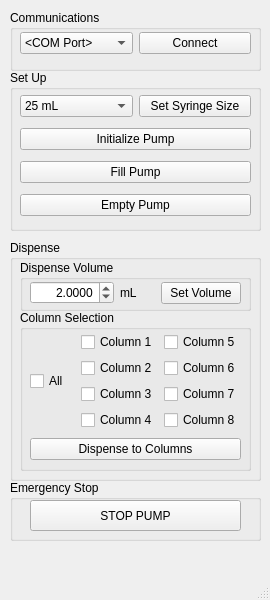
<?xml version="1.0" encoding="UTF-8"?>
<ui version="4.0">
 <class>MainWindow</class>
 <widget class="QMainWindow" name="MainWindow">
  <property name="geometry">
   <rect>
    <x>0</x>
    <y>0</y>
    <width>270</width>
    <height>600</height>
   </rect>
  </property>
  <property name="minimumSize">
   <size>
    <width>270</width>
    <height>600</height>
   </size>
  </property>
  <property name="maximumSize">
   <size>
    <width>270</width>
    <height>600</height>
   </size>
  </property>
  <property name="windowTitle">
   <string>SEC</string>
  </property>
  <property name="windowIcon">
   <iconset>
    <normaloff>../../../Desktop/unnamed.jpg</normaloff>../../../Desktop/unnamed.jpg</iconset>
  </property>
  <widget class="QWidget" name="centralwidget">
   <widget class="QGroupBox" name="commsBox">
    <property name="geometry">
     <rect>
      <x>10</x>
      <y>10</y>
      <width>251</width>
      <height>61</height>
     </rect>
    </property>
    <property name="title">
     <string>Communications</string>
    </property>
    <widget class="QWidget" name="layoutWidget">
     <property name="geometry">
      <rect>
       <x>10</x>
       <y>20</y>
       <width>231</width>
       <height>26</height>
      </rect>
     </property>
     <layout class="QHBoxLayout" name="horizontalLayout">
      <item>
       <widget class="QComboBox" name="comPortComboBox">
        <item>
         <property name="text">
          <string>&lt;COM Port&gt;</string>
         </property>
        </item>
       </widget>
      </item>
      <item>
       <widget class="QPushButton" name="connectButton">
        <property name="text">
         <string>Connect</string>
        </property>
       </widget>
      </item>
     </layout>
    </widget>
   </widget>
   <widget class="QGroupBox" name="setUpBox">
    <property name="geometry">
     <rect>
      <x>10</x>
      <y>70</y>
      <width>251</width>
      <height>161</height>
     </rect>
    </property>
    <property name="title">
     <string>Set Up</string>
    </property>
    <widget class="QWidget" name="layoutWidget">
     <property name="geometry">
      <rect>
       <x>10</x>
       <y>20</y>
       <width>231</width>
       <height>131</height>
      </rect>
     </property>
     <layout class="QVBoxLayout" name="verticalLayout">
      <item>
       <layout class="QHBoxLayout" name="horizontalLayout_2">
        <item>
         <widget class="QComboBox" name="syringeComboBox">
          <item>
           <property name="text">
            <string>25 mL</string>
           </property>
          </item>
          <item>
           <property name="text">
            <string>50 μL</string>
           </property>
          </item>
          <item>
           <property name="text">
            <string>100 μL</string>
           </property>
          </item>
          <item>
           <property name="text">
            <string>250 μL</string>
           </property>
          </item>
          <item>
           <property name="text">
            <string>500 μL</string>
           </property>
          </item>
          <item>
           <property name="text">
            <string>1 mL</string>
           </property>
          </item>
          <item>
           <property name="text">
            <string>5 mL</string>
           </property>
          </item>
          <item>
           <property name="text">
            <string>10 mL</string>
           </property>
          </item>
         </widget>
        </item>
        <item>
         <widget class="QPushButton" name="syringeButton">
          <property name="text">
           <string>Set Syringe Size</string>
          </property>
         </widget>
        </item>
       </layout>
      </item>
      <item>
       <widget class="QPushButton" name="initializeButton">
        <property name="text">
         <string>Initialize Pump</string>
        </property>
       </widget>
      </item>
      <item>
       <widget class="QPushButton" name="fillButton">
        <property name="text">
         <string>Fill Pump</string>
        </property>
       </widget>
      </item>
      <item>
       <widget class="QPushButton" name="emptyButton">
        <property name="text">
         <string>Empty Pump</string>
        </property>
       </widget>
      </item>
     </layout>
    </widget>
   </widget>
   <widget class="QGroupBox" name="emergencyStopBox">
    <property name="geometry">
     <rect>
      <x>10</x>
      <y>480</y>
      <width>251</width>
      <height>61</height>
     </rect>
    </property>
    <property name="title">
     <string>Emergency Stop</string>
    </property>
    <widget class="QPushButton" name="stopButton">
     <property name="geometry">
      <rect>
       <x>20</x>
       <y>20</y>
       <width>211</width>
       <height>31</height>
      </rect>
     </property>
     <property name="text">
      <string>STOP PUMP</string>
     </property>
    </widget>
   </widget>
   <widget class="QGroupBox" name="dispenseBox">
    <property name="geometry">
     <rect>
      <x>10</x>
      <y>240</y>
      <width>251</width>
      <height>241</height>
     </rect>
    </property>
    <property name="title">
     <string>Dispense</string>
    </property>
    <widget class="QGroupBox" name="columnSelectBox">
     <property name="geometry">
      <rect>
       <x>10</x>
       <y>70</y>
       <width>231</width>
       <height>161</height>
      </rect>
     </property>
     <property name="title">
      <string>Column Selection</string>
     </property>
     <widget class="QWidget" name="layoutWidget">
      <property name="geometry">
       <rect>
        <x>10</x>
        <y>20</y>
        <width>211</width>
        <height>134</height>
       </rect>
      </property>
      <layout class="QVBoxLayout" name="verticalLayout_4">
       <item>
        <layout class="QHBoxLayout" name="horizontalLayout_5">
         <item>
          <widget class="QCheckBox" name="allCheckBox">
           <property name="text">
            <string>All</string>
           </property>
          </widget>
         </item>
         <item>
          <layout class="QVBoxLayout" name="verticalLayout_2">
           <item>
            <widget class="QCheckBox" name="column1CheckBox">
             <property name="text">
              <string>Column 1</string>
             </property>
            </widget>
           </item>
           <item>
            <widget class="QCheckBox" name="column2CheckBox">
             <property name="text">
              <string>Column 2</string>
             </property>
            </widget>
           </item>
           <item>
            <widget class="QCheckBox" name="column3CheckBox">
             <property name="text">
              <string>Column 3</string>
             </property>
            </widget>
           </item>
           <item>
            <widget class="QCheckBox" name="column4CheckBox">
             <property name="text">
              <string>Column 4</string>
             </property>
            </widget>
           </item>
          </layout>
         </item>
         <item>
          <layout class="QVBoxLayout" name="verticalLayout_3">
           <item>
            <widget class="QCheckBox" name="column5CheckBox">
             <property name="text">
              <string>Column 5</string>
             </property>
            </widget>
           </item>
           <item>
            <widget class="QCheckBox" name="column6CheckBox">
             <property name="text">
              <string>Column 6</string>
             </property>
            </widget>
           </item>
           <item>
            <widget class="QCheckBox" name="column7CheckBox">
             <property name="text">
              <string>Column 7</string>
             </property>
            </widget>
           </item>
           <item>
            <widget class="QCheckBox" name="column8CheckBox">
             <property name="text">
              <string>Column 8</string>
             </property>
            </widget>
           </item>
          </layout>
         </item>
        </layout>
       </item>
       <item>
        <widget class="QPushButton" name="dispenseButton">
         <property name="text">
          <string>Dispense to Columns</string>
         </property>
        </widget>
       </item>
      </layout>
     </widget>
    </widget>
    <widget class="QGroupBox" name="dispenseVolumeBox">
     <property name="geometry">
      <rect>
       <x>10</x>
       <y>20</y>
       <width>231</width>
       <height>51</height>
      </rect>
     </property>
     <property name="title">
      <string>Dispense Volume</string>
     </property>
     <widget class="QWidget" name="layoutWidget">
      <property name="geometry">
       <rect>
        <x>10</x>
        <y>20</y>
        <width>211</width>
        <height>26</height>
       </rect>
      </property>
      <layout class="QHBoxLayout" name="horizontalLayout_4">
       <item>
        <widget class="QDoubleSpinBox" name="dispenseSpinBox">
         <property name="alignment">
          <set>Qt::AlignRight|Qt::AlignTrailing|Qt::AlignVCenter</set>
         </property>
         <property name="decimals">
          <number>4</number>
         </property>
         <property name="maximum">
          <double>1000.000000000000000</double>
         </property>
         <property name="value">
          <double>2.000000000000000</double>
         </property>
        </widget>
       </item>
       <item>
        <widget class="QLabel" name="dispenseUnits">
         <property name="text">
          <string>mL</string>
         </property>
        </widget>
       </item>
       <item>
        <widget class="QPushButton" name="dispenseVolumeButton">
         <property name="text">
          <string>Set Volume</string>
         </property>
        </widget>
       </item>
      </layout>
     </widget>
    </widget>
   </widget>
  </widget>
  <widget class="QMenuBar" name="menubar">
   <property name="geometry">
    <rect>
     <x>0</x>
     <y>0</y>
     <width>270</width>
     <height>22</height>
    </rect>
   </property>
  </widget>
  <widget class="QStatusBar" name="statusbar"/>
 </widget>
 <resources/>
 <connections/>
</ui>
